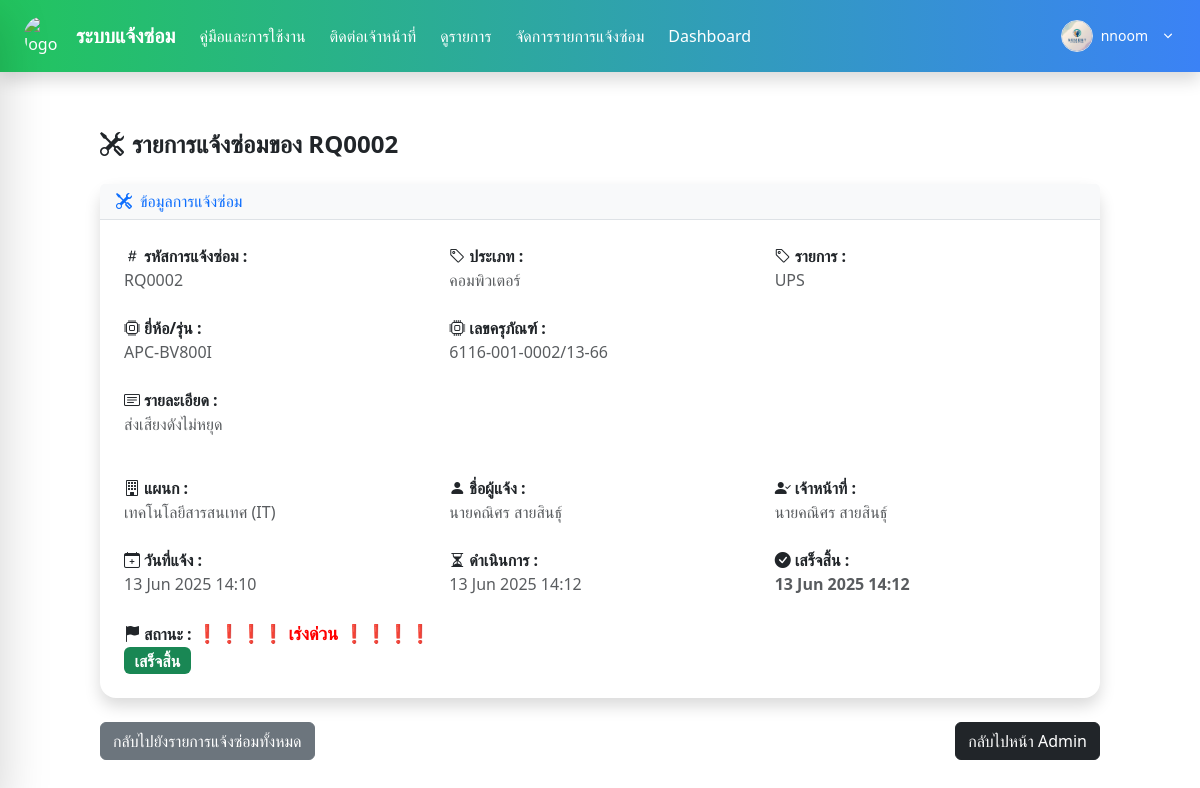
Screenshot of /repair/2/ (signed in) with the database file from the repository.
### Report/models.py (models this page shows, shortened)
class RepairRequest(models.Model):
    CATEGORY_CHOICES = [
        ('คอมพิวเตอร์', 'คอมพิวเตอร์'),
        ('โปรแกรม', 'โปรแกรม'),
        ('เครื่องปริ้น', 'เครื่องปริ้น'),
        ('อินเตอร์เน็ต', 'อินเตอร์เน็ต'),
    ]
    STATUS_CHOICES = [
        ('pending', 'รอดำเนินการ'),
        ('in_progress', 'กำลังดำเนินการ'),
        ('completed', 'เสร็จสิ้น'),
        ('repairclaim', 'ส่งซ่อม/เคลม'),
        ('cancelled', 'ยกเลิก'),
    ]
    STATUS_CHOICES1 = [
        ('ไม่เร่งด่วน', 'ไม่เร่งด่วน'),
        ('เร่งด่วน', 'เร่งด่วน'),
    ]
    history = HistoricalRecords()
    request_id = models.CharField(max_length=10, blank=True, unique=True,)
    category = models.CharField(max_length=100, choices=CATEGORY_CHOICES)
    sub_item = models.CharField(max_length=100, blank=True)
    detail = models.TextField(max_length=100)
    department = models.CharField(max_length=100)
    device_code = models.CharField(max_length=100, blank=True)
    unknown_device = models.BooleanField(default=False)
    status = models.CharField(max_length=20, choices=STATUS_CHOICES,default='pending')
    status_user = models.CharField(max_length=20, choices=STATUS_CHOICES1)
    created_at = models.DateTimeField(auto_now_add=True)
    assigned_staff = models.CharField(max_length=100, blank=True, null=True)
    created_by = models.ForeignKey(User, on_delete=models.SET_NULL, null=True, related_name='created_repairs')
    completed_at = models.DateTimeField(null=True, blank=True )
    in_progress_at = models.DateTimeField(null=True, blank=True)
    assigned_to = models.ForeignKey(User, on_delete=models.SET_NULL, null=True, blank=True, related_name='assigned_repairs')
    reported_by = models.ForeignKey(User, on_delete=models.SET_NULL, null=True, blank=True)
    repairclaim_at = models.DateTimeField(null=True, blank=True)
    remark = models.TextField(blank=True)
    asset_number = models.CharField(max_length=255, blank=True, null=True)
    class Meta:
        ordering = ['-created_at']
        verbose_name = "รายการแจ้งซ่อม"
        verbose_name_plural = "รายการแจ้งซ่อมทั้งหมด"

### Report/views.py (the view)
# urls.py: path('repair/<int:pk>/', views.repair_detail, name='repair_detail'),
@login_required
def repair_detail(request, pk):
    report = get_object_or_404(RepairRequest, pk=pk)
    return render(request, 'repair_detail.html', {'report': report})

### Report/templates/repair_detail.html (shortened to what this page needs)
{% extends "base.html" %}
{% load static %}
{% block content %}
<html>
<body>
    <div class="container mt-5">
        <h1 class="text-2xl font-bold mb-4"><i class="bi bi-tools me-2"></i>รายการแจ้งซ่อมของ {{report.request_id}}</h1>
        <div class="card shadow rounded-4 border-0">
            <div class="card-header bg-light border-bottom">
                <h5 class="mb-0 text-primary"><i class="bi bi-tools me-2"></i>ข้อมูลการแจ้งซ่อม</h5>
            </div>
            <div class="card-body px-4 py-4">
                <div class="row g-4">
                    <div class="col-md-4 col-sm-6">
                        <strong><i class="bi bi-hash me-1"></i>รหัสการแจ้งซ่อม :</strong>
                        <div class="text-muted">{{ report.request_id }}</div>
                    </div>
                    <div class="col-md-4 col-sm-6">
                        <strong><i class="bi bi-tag me-1"></i>ประเภท :</strong>
                        <div class="text-muted">{{ report.category }}</div>
                    </div>
                    <div class="col-md-4 col-sm-6">
                        <strong><i class="bi bi-tag me-1"></i>รายการ :</strong>
                        <div class="text-muted">{{ report.sub_item }}</div>
                    </div>
                    <div class="col-md-4 col-sm-6">
                        <strong><i class="bi bi-cpu me-1"></i>ยี่ห้อ/รุ่น :</strong>
                        <div class="text-muted">{{ report.device_code }}</div>
                    </div>
                    <div class="col-md-4 col-sm-6">
                        <strong><i class="bi bi-cpu me-1"></i>เลขครุภัณฑ์ :</strong>
                        <div class="text-muted">
                            {% if report.unknown_device %}
                            ไม่ทราบเลขครุภัณฑ์
                            {% else %}
                            {{ report.asset_number }}
                            {% endif %}
                        </div>
                    </div>
                    <div class="col-12 mb-3">
                        <strong><i class="bi bi-card-text me-1"></i>รายละเอียด :</strong>
                        <div class="text-muted">{{ report.detail }}</div>
                    </div>
                    <div class="col-md-4 col-sm-6">
                        <strong><i class="bi bi-building me-1"></i>แผนก :</strong>
                        <div class="text-muted">{{ report.department }}</div>
                    </div>
                    <div class="col-md-4 col-sm-6">
                        <strong><i class="bi bi-person-fill me-1"></i>ชื่อผู้แจ้ง :</strong>
                        <div class="text-muted">
                            {% if report.reported_by %}
                            {{ report.reported_by.get_full_name|default:report.reported_by.username }}
                            {% else %}
                            <span class="text-muted">-</span>
                            {% endif %}
                        </div>
                    </div>
                    <div class="col-md-4 col-sm-6">
                        <strong><i class="bi bi-person-check-fill me-1"></i>เจ้าหน้าที่ :</strong>
                        <div class="text-muted">
                            {% if report.assigned_to %}
                            {{ report.assigned_to.get_full_name|default:report.assigned_to.username }}
                            {% else %}
                            <span class="text-danger">ยังไม่มีรับแจ้ง</span>
                            {% endif %}
                        </div>
                    </div>
                    <div class="col-md-4 col-sm-6">
                        <strong><i class="bi bi-calendar-plus me-1"></i>วันที่แจ้ง :</strong>
                        <div class="text-muted">{{ report.created_at|date:"d M Y H:i" }}</div>
                    </div>
                    <div class="col-md-4 col-sm-6">
                        <strong><i class="bi bi-hourglass-split me-1"></i>ดำเนินการ :</strong>
                        <div class="text-muted">{{ report.in_progress_at|date:"d M Y H:i" }}</div>
                    </div>
                    <div class="col-md-4 col-sm-6">
                        <strong>
                            {% if report.status == 'repairclaim' %}
                            <i class="bi bi-tools me-1"></i>กำลังซ่อม/เคลม :
                        </strong>
                        <div class="text-muted">{{ report.in_progress_at|date:"d M Y H:i" }}</div>
                        {% else %}
                        <strong><i class="bi bi-check-circle-fill me-1"></i>เสร็จสิ้น :
                        </strong>
                        <div class="text-muted">{{ report.completed_at|date:"d M Y H:i" }}</div>
                        {% endif %}
                    </div>
                    <div class="col-md-4 col-sm-6">
                        <strong><i class="bi bi-flag-fill me-1"></i>สถานะ :
                            {% if report.status_user == "เร่งด่วน" %}
                            <span style="color: red; font-size: 18px;">❗❗❗❗ {{ report.get_status_user_display }}
                                ❗❗❗❗</span>
                            {% else %}
                            <span style="color: cray; font-size: 16px;">{{ report.get_status_user_display }}</span>
                            {% endif %}</strong>
                        <div>
                            {% if report.status == 'in_progress' %}
                            <span class="badge bg-primary" style="font-size: 16px;">กำลังดำเนินการ</span>
                            {% elif report.status == 'pending' %}
                            <span class="badge bg-warning text-dark" style="font-size: 16px;">รอดำเนินการ</span>
                            {% elif report.status == 'repairclaim' %}
                            <span
                                class="inline-block bg-purple-600 text-white text-sm font-semibold px-2  rounded-2 shadow"
                                style="font-size: 16px;">ซ่อม/เคลม</span>
                            {% elif report.status == 'completed' %}
                            <span class="badge bg-success" style="font-size: 16px;">เสร็จสิ้น</span>
                            {% elif report.status == 'cancelled' %}
                            <span class="badge bg-danger" style="font-size: 16px;">ยกเลิก</span>
                            {% endif %}
                        </div>
                    </div>
                </div>
            </div>
        </div>
        <div class="mt-4 d-flex justify-content-between flex-wrap gap-2">
            <a href="{% url 'repair_list' %}" class="btn btn-secondary">กลับไปยังรายการแจ้งซ่อมทั้งหมด</a>
            {% if request.user.is_superuser %}
            <a href="{% url 'pl_admin' %}" class="btn btn-dark">กลับไปหน้า Admin</a>
            {% endif %}
        </div>
    </div>
</body>
</html>
{% endblock %}

### Report/templates/base.html (shortened to what this page needs)
{% load static %}
<!DOCTYPE html>
<html lang="en">
<head>
  <script src="https://cdn.tailwindcss.com"></script>
  <link href="https://cdn.jsdelivr.net/npm/bootstrap@5.3.3/dist/css/bootstrap.min.css" rel="stylesheet">
  <link rel="stylesheet" href="https://cdnjs.cloudflare.com/ajax/libs/font-awesome/6.5.0/css/all.min.css" />
  <link href="https://cdn.jsdelivr.net/npm/bootstrap-icons@1.10.5/font/bootstrap-icons.css" rel="stylesheet">
</head>
<body>
  <nav
    class="fixed top-0 left-0 right-0 bg-gradient-to-r from-green-500 to-blue-500 text-white flex justify-between items-center px-4 py-3 shadow z-50">
    <div class="flex items-center space-x-6">
      <a href="/" class="flex items-center space-x-3">
        <img src="https://sdh.go.th/img/sdh.jpg" class="w-10 h-10 rounded-full" alt="logo">
        <span class="text-xl font-bold whitespace-nowrap">ระบบแจ้งซ่อม</span>
      </a>
      <div class="hidden md:flex items-center space-x-6">
        <a class="nav-link" href="/about">คู่มือและการใช้งาน</a>
        <a class="nav-link cursor-pointer" onclick="openModal()">ติดต่อเจ้าหน้าที่</a>
        <a class="nav-link" href="/repair-table">ดูรายการ</a>
        {% if user.is_staff %}
        <a class="nav-link" href="/pl_admin">จัดการรายการแจ้งซ่อม</a>
        <a class="nav-link" href="/dashadmin">Dashboard</a>
        {% endif %}
      </div>
    </div>
    {% if user.is_authenticated %}
    <div class="relative">
      <button onclick="toggleDropdown()" class="flex items-center gap-2 focus:outline-none" id="profileButton">
        <img src="{% static 'Report/images/pf-somdet.png' %}" alt="Profile" class="w-8 h-8 rounded-full border">
        <span class="text-sm font-medium">{{ request.user.username }}</span>
        <svg class="w-4 h-4 ml-1" fill="currentColor" viewBox="0 0 20 20">
          <path fill-rule="evenodd"
            d="M5.23 7.21a.75.75 0 011.06.02L10 10.94l3.71-3.71a.75.75 0 111.06 1.06l-4.24 4.25a.75.75 0 01-1.06 0L5.25 8.27a.75.75 0 01-.02-1.06z"
            clip-rule="evenodd" />
        </svg>
      </button>
    </div>
    {% endif %}
  </nav>
  <main id="main-content" class="content-transition flex-1 ml-0 pt-20">
    {% block content %}
    {% endblock %}
  </main>
</body>
</html>

### Report/templates/base.html (style rules this page uses)
.content-transition { transition: all 0.3s; }

### rows the page displays
RepairRequest: request_id "RQ0002", category "คอมพิวเตอร์", sub_item "UPS", device_code "APC-BV800I", asset_number "6116-001-0002/13-66", detail "ส่งเสียงดังไม่หยุด", department "เทคโนโลยีสารสนเทศ (IT)", reported_by.get_full_name "นายคณิศร สายสินธุ์", assigned_to.get_full_name "นายคณิศร สายสินธุ์", created_at "13 Jun 2025 14:10", in_progress_at "13 Jun 2025 14:12", completed_at "13 Jun 2025 14:12", status_user "เร่งด่วน"

### other values shown
{{ request.user.username }} "nnoom"
